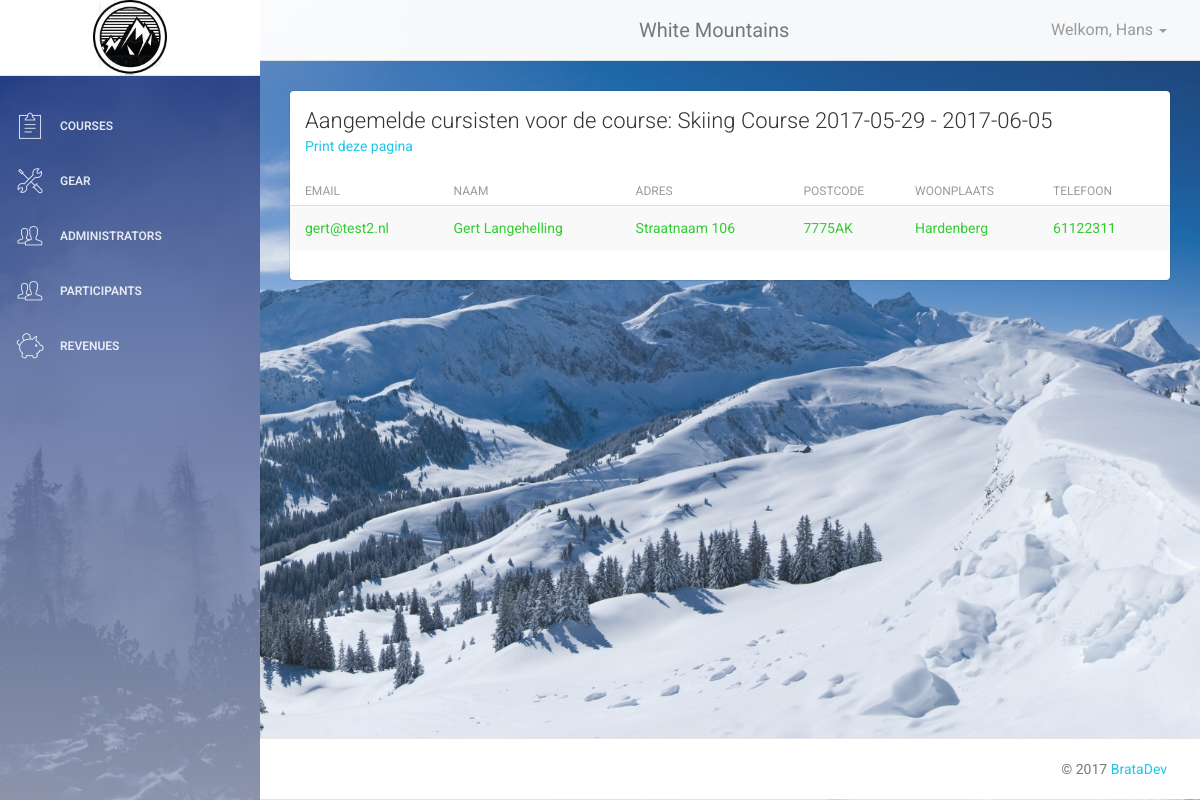
/CMS/dashboard.php?page=course_status&id=11 (signed in), run on the app's committed database.
### tables this page shows
CREATE TABLE `courses` (
  `id` int(10) unsigned NOT NULL,
  `coursename` varchar(255) NOT NULL,
  `description` text NOT NULL,
  `level` enum('beginner','intermediate','advanced') NOT NULL DEFAULT 'beginner',
  `price` decimal(18,2) NOT NULL,
  `startdate` date NOT NULL,
  `enddate` date NOT NULL,
  `active` BOOLEAN NOT NULL DEFAULT TRUE
);

CREATE TABLE `bookings` (
  `id` int(10) unsigned NOT NULL,
  `user_id` int(10) unsigned NOT NULL,
  `course_id` int(10) unsigned NOT NULL,
  `created_at` datetime DEFAULT NULL
);

CREATE TABLE `users` (
  `id` int(10) unsigned NOT NULL,
  `email` varchar(255) NOT NULL,
  `password` varchar(255) DEFAULT NULL,
  `level` enum('beginner','intermediate','advanced') NOT NULL DEFAULT 'beginner',
  `role` enum('customer','admin') NOT NULL DEFAULT 'customer',
  `firstname` varchar(255) NOT NULL,
  `infix` varchar(255) DEFAULT NULL,
  `lastname` varchar(255) NOT NULL,
  `address` varchar(255) DEFAULT NULL,
  `postcode` varchar(255) DEFAULT NULL,
  `city` varchar(255) DEFAULT NULL,
  `phone` varchar(255) DEFAULT NULL,
  `active` BOOLEAN NOT NULL DEFAULT TRUE
);

### CMS/course_status.php (the view)
<div class="content">
  <div class="container-fluid">
    <div class="row">
      <div class="col-md-12">
        <div class="card">
          <div class="header">
            <?php
              $cid     = $_GET['id'];
              $cquery  = "SELECT * FROM courses WHERE id = '$cid'" ;
              $cresult = mysqli_query($cnx, $cquery);
              $crow    = mysqli_fetch_array($cresult);
            ?>
            <h4 class="title">Aangemelde cursisten voor de course: <?php echo $crow['coursename'].' '.$crow['startdate'].' - '.$crow['enddate'] ;?></h4>
            <a href="print_page.php?id=<?php echo $crow['id'];?>">Print deze pagina</a>
          </div>
          <div class="content table-responsive table-full-width">
            <table class="table table-hover table-striped">
              <thead>
                <th>Email</th>
              	<th>Naam</th>
              	<th>Adres</th>
              	<th>Postcode</th>
              	<th>Woonplaats</th>
                <th>Telefoon</th>
              </thead>
              <tbody>
                <?php
                  $query = "SELECT * FROM users INNER JOIN bookings ON users.id = user_id WHERE course_id = '$cid'" ;
                  $result = mysqli_query($cnx, $query);
                  while ($roww = mysqli_fetch_array($result)) {
                ?>
                    <tr>
                      <td><?php echo $roww['email']; ?></td>
                      <td><?php echo $roww['firstname'].' '.$roww['infix'].' '.$roww['lastname']; ?></td>
                      <td><?php echo $roww['address']; ?></td>
                      <td><?php echo $roww['postcode']; ?></td>
                      <td><?php echo $roww['city']; ?></td>
                      <td><?php echo $roww['phone']; ?></td>
                    </tr>
                  <?php
                  }
                  ?>
              </tbody>
            </table>
          </div>
        </div>
      </div>
    </div>
  </div>
</div>

### assets/css/style.css (style rules this page uses)
body { background: url('../img/mountain.jpg') center center no-repeat; background-size: cover; color: #32cd32; }
a, img, .button { -webkit-transition: all 0.4s ease; -moz-transition: all 0.4s ease; -o-transition: all 0.4s ease; transition: all 0.4s ease; }

### data on the page
courses: coursename "Skiing Course", startdate "2017-05-29", enddate "2017-06-05"
bookings: user.email "gert@test2.nl", user.firstname "Gert", user.lastname "Langehelling", user.address "Straatnaam 106", user.postcode "7775AK", user.city "Hardenberg", user.phone "61122311"

### other printed values
$_SESSION['firstname'] "Hans"
